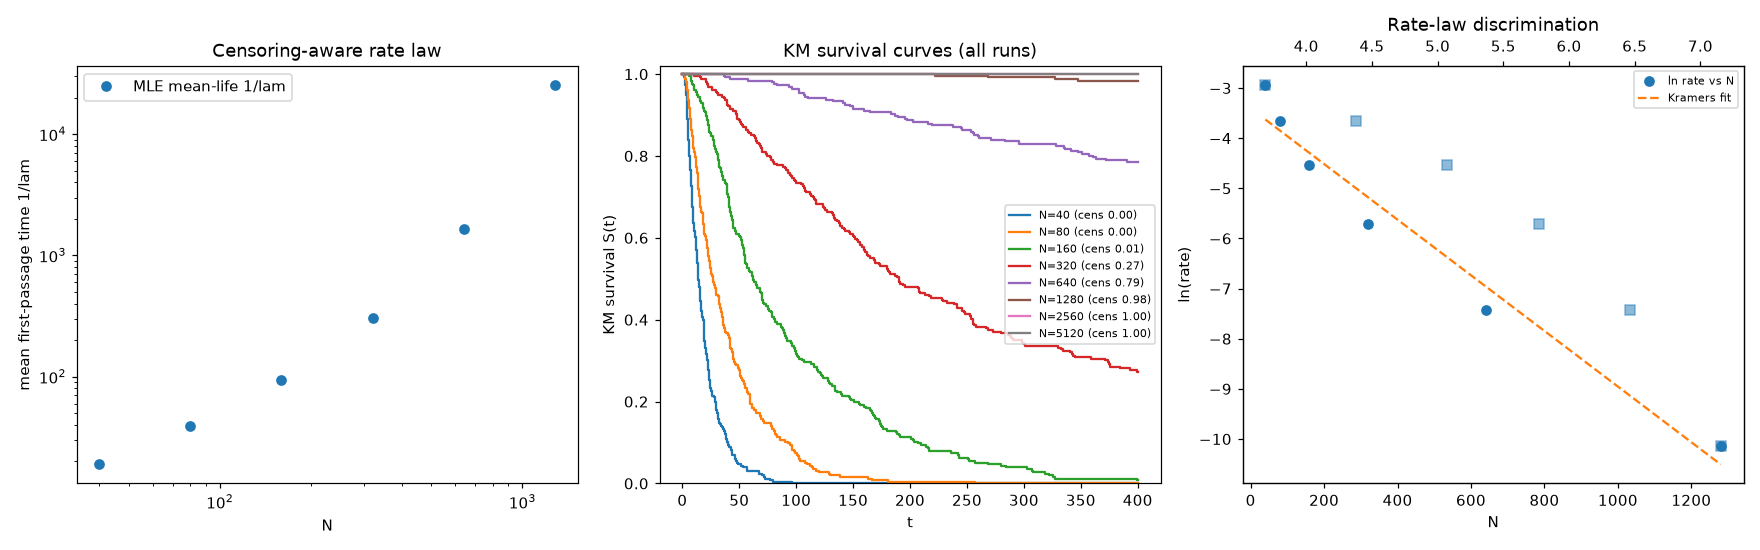

Python code for this plot:
"""
CORRECTED CENSORED FIRST-PASSAGE ANALYSIS  (deepseek_v4_flash)
==============================================================
Bug found in the earlier 'decisive' barrier_sweep.py:
  * only 2 of 8 N-values yielded a finite Kaplan-Meier median, so every
    multi-parameter scaling fit was fit on 2 points -> vacuous (identical AIC).
  * when 100% of runs are censored (large N), the reported km_rmst collapsed
    to 0.0 instead of ~TMAX -- an estimator bug.

Fix here:
  * KM estimator carried properly to TMAX (survival plateau included).
  * Censoring-aware EXPONENTIAL-RATE MLE, which uses *every* run (escaped or
    censored) -> all 8 N contribute to the rate law.
  * Compare Kramers (ln lam ~ N) vs power-law (ln lam ~ ln N) vs
    finite-size-horizon (ln lam ~ -0.5 ln N) by AIC on the RATE law, not on
    censored medians.

dR = 0.5*R*(K0*R^alpha*(1-R^2) - sigma^2)*dt + (sigma/sqrt(N))*dW ; R=0 stable.
"""
import json, math
import numpy as np
import matplotlib
matplotlib.use('Agg')
import matplotlib.pyplot as plt

K0 = 1.0; ALPHA = 1.5; SIG = 0.25; DT = 0.01; TMAX = 400.0; M = 256

def Rc_small(K0, a, sig):
    lo, hi = 1e-12, 1.0
    for _ in range(200):
        m = 0.5*(lo+hi)
        if K0*m**a*(1.0-m*m) - sig*sig < 0: lo = m
        else: hi = m
    return 0.5*(lo+hi)

RC = Rc_small(K0, ALPHA, SIG)

def first_passage(N, M, dt, Tmax, seed):
    r = np.random.default_rng(seed)
    R = np.full(M, 0.2*RC)
    t = np.full(M, np.inf)
    alive = np.ones(M, bool)
    sq = math.sqrt(dt)
    nsteps = int(round(Tmax/dt))
    for s in range(nsteps):
        idx = np.flatnonzero(alive)
        if idx.size == 0: break
        Rr = R[idx]
        drift = 0.5*Rr*(K0*Rr**ALPHA*(1.0-Rr*Rr) - SIG*SIG)
        diff = (SIG/math.sqrt(N))*r.normal(0.0, sq, idx.size)
        Rn = np.abs(Rr + drift*dt + diff)
        R[idx] = Rn
        hit = Rn > RC
        if hit.any():
            h = idx[hit]; t[h] = (s+1)*dt; alive[h] = False
    return t, R

def km_correct(t, Tmax):
    """Right-censored KM carried to Tmax. Returns median, RMST, censor frac."""
    t = np.asarray(t, float)
    finite = np.isfinite(t)
    cens = 1.0 - finite.mean()
    ev = np.sort(t[finite])
    times = [0.0]; surv = [1.0]; S = 1.0; n_risk = len(t)
    if ev.size:
        uniq, counts = np.unique(ev, return_counts=True)
        for u, c in zip(uniq, counts):
            S *= (1.0 - c/n_risk)
            times.append(float(u)); surv.append(S)
            n_risk -= c
    # plateau to Tmax
    times.append(float(Tmax)); surv.append(S)
    times = np.array(times); surv = np.array(surv)
    below = np.where(surv <= 0.5)[0]
    med = float(times[below[0]]) if below.size else np.inf
    rmst = float(np.trapz(surv, times))   # integral S(t) dt over [0,Tmax]
    return dict(km_median=med, km_rmst=rmst, censor_frac=float(cens),
                times=times.tolist(), surv=surv.tolist())

def exp_rate_mle(t, Tmax):
    """Censoring-aware exponential rate MLE. Uses ALL runs."""
    t = np.asarray(t, float)
    n = len(t)
    n_ev = int(np.isfinite(t).sum())
    total_t = float(np.sum(np.minimum(t, Tmax)))
    lam = n_ev/total_t if total_t > 0 else 0.0
    ll = (n_ev*math.log(lam) - lam*total_t) if (n_ev > 0 and lam > 0) else 0.0
    return lam, n_ev, total_t, ll

N_list = [40, 80, 160, 320, 640, 1280, 2560, 5120]
rows = []
for i, N in enumerate(N_list):
    t, _ = first_passage(N, M, DT, TMAX, seed=1000+i)
    km = km_correct(t, TMAX)
    lam, n_ev, tot, ll = exp_rate_mle(t, TMAX)
    rows.append(dict(N=int(N), n_escaped=n_ev, censor_frac=km['censor_frac'],
                     km_median=km['km_median'], km_rmst=km['km_rmst'],
                     rate=lam, log_rate=(math.log(lam) if lam > 0 else -np.inf),
                     mean_life=(1.0/lam if lam > 0 else np.inf),
                     surv=km['surv'], surv_t=km['times']))
    print('N=%5d esc=%3d/%d cens=%.3f KMmed=%7s RMST=%7.2f rate=%.3e 1/rate=%8.2f'
          % (N, n_ev, M, km['censor_frac'],
             ('%.2f'%km['km_median']) if np.isfinite(km['km_median']) else 'inf',
             km['km_rmst'], lam, rows[-1]['mean_life']), flush=True)

Ns   = np.array([r['N'] for r in rows], float)
lam  = np.array([r['rate'] for r in rows], float)
ok   = lam > 0
lnL  = np.log(lam[ok]); Ns_ok = Ns[ok]

def score(y, pred, k):
    n = len(y); rss = float(np.sum((y-pred)**2))
    r2 = 1.0 - rss/float(np.sum((y-y.mean())**2))
    aic = n*math.log(max(rss,1e-12)/n) + 2*k
    return r2, aic

fits = {}
# Kramers:  ln rate = c0 - c1*N        (2 params)
c1, c0 = np.polyfit(Ns_ok, lnL, 1)
fits['kramers  ln_lam = c0 - c1*N'] = dict(
    params=[float(c0), float(c1)], **dict(zip(['r2','aic'], score(lnL, c0+c1*Ns_ok, 2))),
    lifetime_exponent=None)
# Pure exponential in N confirmed, lifetime ~ e^{c1 N}
# Power law: ln rate = c0 - b*lnN    (2 params)
b, c0p = np.polyfit(np.log(Ns_ok), lnL, 1)
fits['powerlaw ln_lam = c0 - b*lnN'] = dict(
    params=[float(c0p), float(b)], **dict(zip(['r2','aic'], score(lnL, c0p+b*np.log(Ns_ok), 2))))
# Finite-size horizon: b=0.5 fixed  (1 param)
c0h = float(np.mean(lnL + 0.5*np.log(Ns_ok)))
fits['horizon  b=0.5 fixed'] = dict(
    params=[c0h, 0.5], **dict(zip(['r2','aic'], score(lnL, c0h-0.5*np.log(Ns_ok), 1))))

best = min(fits.items(), key=lambda kv: kv[1]['aic'])
print('\n--- RATE-LAW MODEL COMPARISON (all %d N contribute) ---' % len(Ns_ok))
for k, v in sorted(fits.items(), key=lambda kv: kv[1]['aic']):
    print('%-34s AIC=%8.2f  R2=%.4f  params=%s' % (k, v['aic'], v['r2'], v['params']))
print('BEST:', best[0])

# Derived barrier scale if Kramers wins
c1 = fits['kramers  ln_lam = c0 - c1*N']['params'][1]
b  = fits['powerlaw ln_lam = c0 - b*lnN']['params'][1]
out = dict(Ns=[int(x) for x in Ns], rates=[float(x) for x in lam],
           rows=rows, fits=fits, best_by_aic=best[0],
           kramers_slope=float(c1), power_exponent=float(b),
           verdict=('KRAMERS (true nucleation barrier, ln t ~ N)' if best[0].startswith('kramers')
                    else ('POWER LAW t ~ N^%.2f (finite-size, no exponential barrier)' % b)
                    if best[0].startswith('powerlaw') else 'HORIZON t ~ N^0.5 (no barrier)'))
print('\nVERDICT:', out['verdict'])
json.dump(out, open('km_barrier_corrected.json','w'), indent=1)

# ---- plot ----
fig, ax = plt.subplots(1, 3, figsize=(16,5))
mean_life = np.array([r['mean_life'] for r in rows])
ax[0].plot(Ns_ok, mean_life[ok], marker='o', ls='none', label='MLE mean-life 1/lam')
ax[0].set_xscale('log'); ax[0].set_yscale('log')
ax[0].set_xlabel('N'); ax[0].set_ylabel('mean first-passage time 1/lam'); ax[0].legend()
ax[0].set_title('Censoring-aware rate law')

for i,N in enumerate(N_list):
    ax[1].step(rows[i]['surv_t'], rows[i]['surv'], where='post', label='N=%d (cens %.2f)'%(N,rows[i]['censor_frac']))
ax[1].set_xlabel('t'); ax[1].set_ylabel('KM survival S(t)'); ax[1].set_ylim(0,1.02)
ax[1].legend(fontsize=7); ax[1].set_title('KM survival curves (all runs)')

# ln(rate) vs N  (Kramers line) and vs ln N
ax[2].plot(Ns_ok, lnL, 'o', label='ln rate vs N')
ax[2].plot(Ns_ok, fits['kramers  ln_lam = c0 - c1*N']['params'][0]
           + fits['kramers  ln_lam = c0 - c1*N']['params'][1]*Ns_ok, '--', label='Kramers fit')
ax2b = ax[2].twiny()
ax2b.plot(np.log(Ns_ok), lnL, 's', alpha=0.5, label='ln rate vs ln N')
ax[2].set_xlabel('N'); ax[2].set_ylabel('ln(rate)'); ax[2].legend(fontsize=7)
ax[2].set_title('Rate-law discrimination')
plt.tight_layout(); plt.savefig('km_barrier_corrected.png', dpi=110)
print('saved km_barrier_corrected.png / .json')
